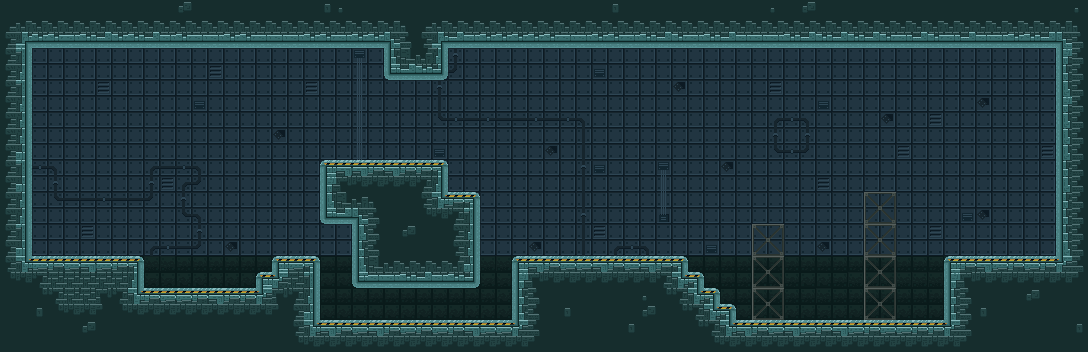

This is a level from a 2D game, rendered from its Tiled map with the project's own tilesets. A one-line summary and the map file follow, with tile-layer data summarised:
An orthogonal 68x22 tile map with 16x16 px tiles, 4 tile layers (farground, background, midground, foreground), 8 tilesets.

<map version="1.9" tiledversion="1.9.2" orientation="orthogonal" renderorder="right-down" width="68" height="22" tilewidth="16" tileheight="16" infinite="0" nextlayerid="7" nextobjectid="1">
 <tileset firstgid="1" source="floor_tile.tsx" />
 <tileset firstgid="29" source="server_tower_on.tsx" />
 <tileset firstgid="33" source="server_tower_off.tsx" />
 <tileset firstgid="37" source="scaffolding.tsx" />
 <tileset firstgid="41" source="farground.tsx" />
 <tileset firstgid="141" source="water.tsx" />
 <tileset firstgid="165" source="alt_floor.tsx" />
 <tileset firstgid="213" source="alt_background.tsx" />
 <layer id="4" name="farground" width="68" height="22">
  <data>[1496 cells, 1496 non-empty, 16 distinct tile ids]</data>
 </layer>
 <layer id="6" name="background" width="68" height="22">
  <data>[1496 cells, 142 non-empty, 4 distinct tile ids]</data>
 </layer>
 <layer id="3" name="midground" width="68" height="22">
  <data>[1496 cells, 28 non-empty, 4 distinct tile ids]</data>
 </layer>
 <layer id="5" name="foreground" width="68" height="22">
  <data>[1496 cells, 632 non-empty, 41 distinct tile ids]</data>
 </layer>
</map>
